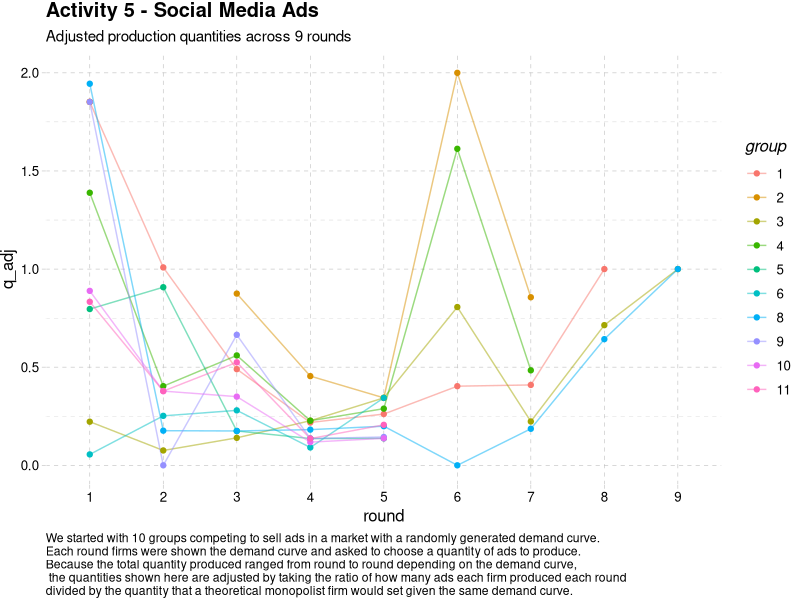

The R script that drew this image:
## ---- chunk 1
#| message: false
#| warning: false
# load tidyverse packages
library(tidyverse)
library(ggthemes)

# load in the results recorded in class from csv file
data <- read_csv(file = "EC327F24-activity5_results.csv")

# modify data for plotting
data <- data %>%
  # change `group` and `round` to be categorical
  mutate(across(c(group, round), as_factor)) %>%
  # standardize quantity by `a` and `b` of each round
  mutate(
    Q_mp = a/(2*b), # monopolist's quantity
    # ratio of individual firm's to monopolist's quantity
    q_adj = quantity/Q_mp 
  ) 

# plot adjusted quantities produced for all groups across rounds
data %>%
  ggplot( aes( x = round, y = q_adj,
      group = group, color = group )) +
  geom_line(alpha = 0.5) +
  geom_point() +
  ylim(0,2) +
  theme_pander() +
  theme(plot.caption = element_text(hjust = 0)) +
  labs(
    title = "Activity 5 - Social Media Ads",
    subtitle = "Adjusted production quantities across 9 rounds",
    caption = "We started with 10 groups competing to sell ads in a market with a randomly generated demand curve. \nEach round firms were shown the demand curve and asked to choose a quantity of ads to produce. \nBecause the total quantity produced ranged from round to round depending on the demand curve,\n the quantities shown here are adjusted by taking the ratio of how many ads each firm produced each round \ndivided by the quantity that a theoretical monopolist firm would set given the same demand curve."
  ) 

